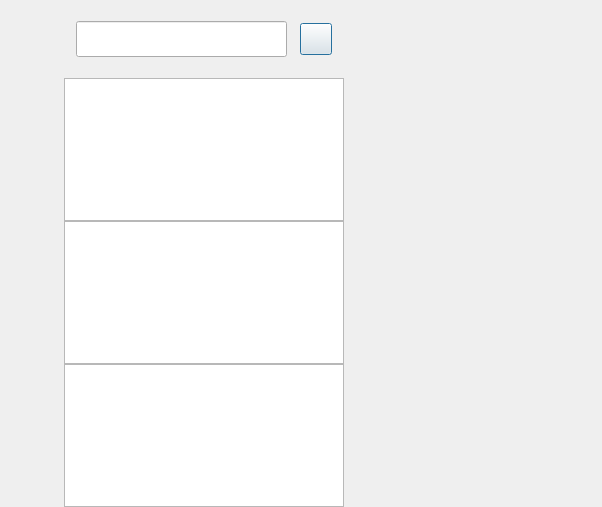
<?xml version='1.0' encoding='utf-8'?>
<ui version="4.0">
 <class>ChatDialog</class>
 <widget class="QDialog" name="ChatDialog">
  <property name="geometry">
   <rect>
    <x>0</x>
    <y>0</y>
    <width>602</width>
    <height>507</height>
   </rect>
  </property>
  <property name="windowTitle">
   <string>Dialog</string>
  </property>
  <layout class="QHBoxLayout" name="horizontalLayout">
   <property name="spacing">
    <number>0</number>
   </property>
   <property name="leftMargin">
    <number>0</number>
   </property>
   <property name="topMargin">
    <number>0</number>
   </property>
   <property name="rightMargin">
    <number>0</number>
   </property>
   <property name="bottomMargin">
    <number>0</number>
   </property>
   <item>
    <widget class="QWidget" name="side_bar" native="true">
     <property name="sizePolicy">
      <sizepolicy hsizetype="Fixed" vsizetype="Expanding">
       <horstretch>0</horstretch>
       <verstretch>0</verstretch>
      </sizepolicy>
     </property>
     <property name="minimumSize">
      <size>
       <width>64</width>
       <height>0</height>
      </size>
     </property>
     <property name="maximumSize">
      <size>
       <width>64</width>
       <height>16777215</height>
      </size>
     </property>
     <layout class="QVBoxLayout" name="verticalLayout_4">
     <property name="spacing">
       <number>20</number>
     </property>
      <property name="leftMargin">
       <number>12</number>
      </property>
      <property name="topMargin">
       <number>18</number>
      </property>
      <property name="rightMargin">
       <number>12</number>
      </property>
      <property name="bottomMargin">
       <number>12</number>
      </property>
      <item>
       <widget class="QWidget" name="widget_2" native="true">
        <property name="minimumSize">
         <size>
          <width>40</width>
          <height>0</height>
         </size>
        </property>
        <layout class="QVBoxLayout" name="verticalLayout_5">
        <property name="spacing">
          <number>14</number>
        </property>
         <property name="leftMargin">
          <number>0</number>
         </property>
         <property name="topMargin">
          <number>0</number>
         </property>
         <property name="rightMargin">
          <number>0</number>
         </property>
         <property name="bottomMargin">
          <number>0</number>
         </property>
         <item alignment="Qt::AlignHCenter">
          <widget class="RoundedImageLabel" name="side_head_lb">
          <property name="minimumSize">
           <size>
             <width>40</width>
             <height>40</height>
            </size>
          </property>
          <property name="maximumSize">
           <size>
             <width>40</width>
             <height>40</height>
            </size>
          </property>
           <property name="text">
            <string />
           </property>
          </widget>
         </item>
         <item alignment="Qt::AlignHCenter">
          <widget class="StateWidget" name="side_chat_lb" native="true">
          <property name="minimumSize">
           <size>
             <width>36</width>
             <height>36</height>
            </size>
          </property>
          <property name="maximumSize">
           <size>
             <width>36</width>
             <height>36</height>
            </size>
          </property>
          </widget>
         </item>
         <item alignment="Qt::AlignHCenter">
          <widget class="StateWidget" name="side_contact_lb" native="true">
          <property name="minimumSize">
           <size>
             <width>36</width>
             <height>36</height>
            </size>
          </property>
          <property name="maximumSize">
           <size>
             <width>36</width>
             <height>36</height>
            </size>
          </property>
          </widget>
         </item>
         <item alignment="Qt::AlignHCenter">
          <widget class="StateWidget" name="side_settings_lb" native="true">
          <property name="minimumSize">
           <size>
             <width>36</width>
             <height>36</height>
            </size>
          </property>
          <property name="maximumSize">
           <size>
             <width>36</width>
             <height>36</height>
            </size>
          </property>
          </widget>
         </item>
        </layout>
       </widget>
      </item>
      <item>
       <widget class="QWidget" name="widget" native="true" />
      </item>
      <item>
       <spacer name="verticalSpacer">
        <property name="orientation">
         <enum>Qt::Vertical</enum>
        </property>
        <property name="sizeHint" stdset="0">
         <size>
          <width>20</width>
          <height>40</height>
         </size>
        </property>
       </spacer>
      </item>
     </layout>
    </widget>
   </item>
   <item>
    <widget class="QWidget" name="chat_user_wid" native="true">
     <property name="sizePolicy">
      <sizepolicy hsizetype="Preferred" vsizetype="Expanding">
       <horstretch>0</horstretch>
       <verstretch>0</verstretch>
      </sizepolicy>
     </property>
     <property name="minimumSize">
      <size>
       <width>280</width>
       <height>0</height>
      </size>
     </property>
     <property name="maximumSize">
      <size>
       <width>280</width>
       <height>16777215</height>
      </size>
     </property>
     <layout class="QVBoxLayout" name="verticalLayout">
      <property name="spacing">
       <number>0</number>
      </property>
      <property name="leftMargin">
       <number>0</number>
      </property>
      <property name="topMargin">
       <number>0</number>
      </property>
      <property name="rightMargin">
       <number>0</number>
      </property>
      <property name="bottomMargin">
       <number>0</number>
      </property>
      <item>
       <widget class="QWidget" name="search_wid" native="true">
        <property name="minimumSize">
         <size>
          <width>0</width>
          <height>78</height>
         </size>
        </property>
        <property name="maximumSize">
         <size>
          <width>16777215</width>
          <height>78</height>
         </size>
        </property>
        <layout class="QHBoxLayout" name="horizontalLayout_2">
         <property name="spacing">
          <number>8</number>
         </property>
         <property name="leftMargin">
           <number>12</number>
         </property>
         <property name="topMargin">
           <number>14</number>
         </property>
         <property name="rightMargin">
           <number>12</number>
         </property>
         <property name="bottomMargin">
           <number>14</number>
         </property>
         <item>
          <widget class="CustomizeEdit" name="search_edit">
           <property name="minimumSize">
            <size>
             <width>0</width>
             <height>36</height>
            </size>
           </property>
           <property name="maximumSize">
            <size>
             <width>16777215</width>
              <height>36</height>
            </size>
           </property>
          </widget>
         </item>
         <item>
          <spacer name="horizontalSpacer">
           <property name="orientation">
            <enum>Qt::Horizontal</enum>
           </property>
           <property name="sizeType">
            <enum>QSizePolicy::Fixed</enum>
           </property>
           <property name="sizeHint" stdset="0">
            <size>
             <width>5</width>
             <height>20</height>
            </size>
           </property>
          </spacer>
         </item>
         <item>
          <widget class="ClickedBtn" name="add_btn">
           <property name="minimumSize">
            <size>
              <width>32</width>
              <height>32</height>
            </size>
           </property>
           <property name="maximumSize">
            <size>
              <width>32</width>
              <height>32</height>
            </size>
           </property>
           <property name="text">
            <string />
           </property>
          </widget>
         </item>
        </layout>
       </widget>
      </item>
      <item>
       <widget class="SearchList" name="search_list" />
      </item>
      <item>
       <widget class="ChatUserList" name="chat_user_list">
        <property name="minimumSize">
         <size>
          <width>280</width>
          <height>0</height>
         </size>
        </property>
        <property name="maximumSize">
         <size>
          <width>280</width>
          <height>16777215</height>
         </size>
        </property>
       </widget>
      </item>
      <item>
       <widget class="ContactUserList" name="con_user_list" />
      </item>
     </layout>
    </widget>
   </item>
   <item>
    <widget class="QStackedWidget" name="stackedWidget">
     <property name="minimumSize">
      <size>
       <width>50</width>
       <height>0</height>
      </size>
     </property>
     <property name="currentIndex">
      <number>2</number>
     </property>
     <widget class="ChatPage" name="chat_page" />
     <widget class="ApplyFriendPage" name="friend_apply_page" />
     <widget class="FriendInfoPage" name="friend_info_page" />
     <widget class="UserInfoPage" name="user_info_page" />
    </widget>
   </item>
  </layout>
 </widget>
 <customwidgets>
  <customwidget>
   <class>ClickedBtn</class>
   <extends>QPushButton</extends>
   <header>clickedbtn.h</header>
  </customwidget>
  <customwidget>
   <class>CustomizeEdit</class>
   <extends>QLineEdit</extends>
   <header>customizeedit.h</header>
  </customwidget>
  <customwidget>
   <class>ChatUserList</class>
   <extends>QListWidget</extends>
   <header>chatuserlist.h</header>
  </customwidget>
  <customwidget>
   <class>SearchList</class>
   <extends>QListWidget</extends>
   <header>searchlist.h</header>
  </customwidget>
  <customwidget>
   <class>ContactUserList</class>
   <extends>QListWidget</extends>
   <header location="global">contactuserlist.h</header>
  </customwidget>
  <customwidget>
   <class>ApplyFriendPage</class>
   <extends>QWidget</extends>
   <header location="global">applyfriendpage.h</header>
   <container>1</container>
  </customwidget>
  <customwidget>
   <class>ChatPage</class>
   <extends>QWidget</extends>
   <header location="global">chatpage.h</header>
   <container>1</container>
  </customwidget>
  <customwidget>
   <class>RoundedImageLabel</class>
   <extends>QLabel</extends>
   <header location="global">roundedimagelabel.h</header>
  </customwidget>
  <customwidget>
   <class>StateWidget</class>
   <extends>QWidget</extends>
   <header location="global">statewidget.h</header>
   <container>1</container>
  </customwidget>
  <customwidget>
   <class>FriendInfoPage</class>
   <extends>QWidget</extends>
   <header location="global">friendinfopage.h</header>
   <container>1</container>
  </customwidget>
  <customwidget>
   <class>UserInfoPage</class>
   <extends>QWidget</extends>
   <header location="global">userinfopage.h</header>
   <container>1</container>
  </customwidget>
 </customwidgets>
 <resources />
 <connections />
</ui>
